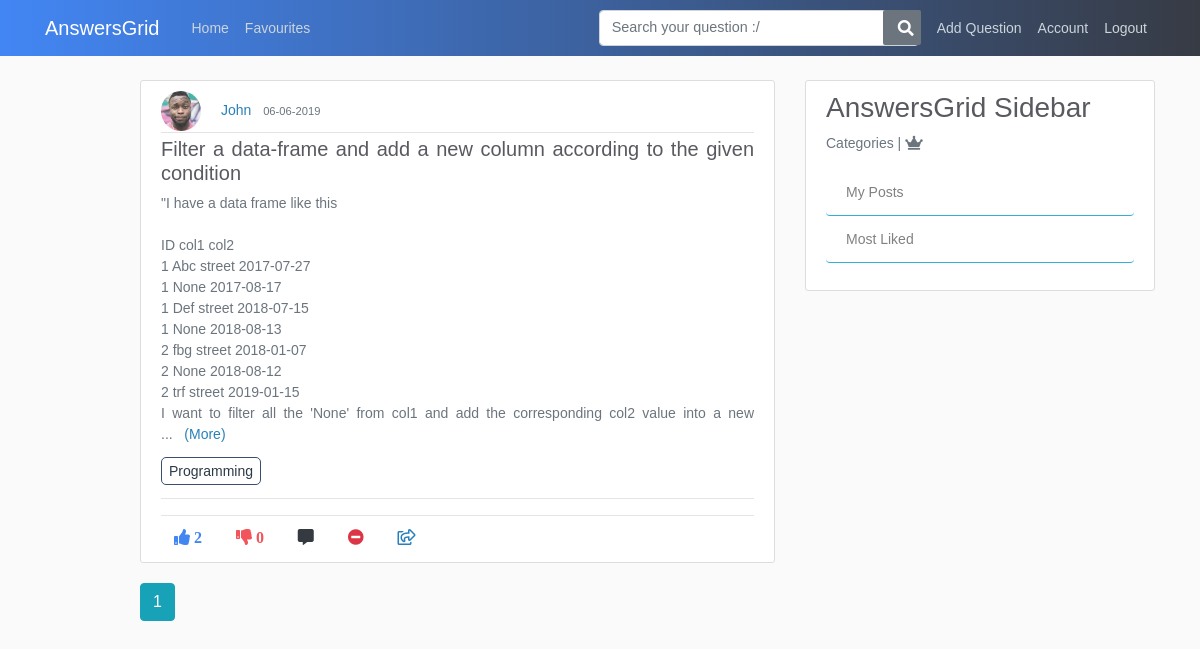
/favourite (signed in), run on the app's committed database.
### application/models.py (models this page shows, shortened)
class Favourite(db.Model):
    id = db.Column(db.Integer, primary_key=True)
    post_id = db.Column(db.Integer, db.ForeignKey('post.id'), nullable=False)
    user_id = db.Column(db.Integer, db.ForeignKey('user.id'), nullable=False)
    current_user_id = db.Column(db.Integer, nullable=False)
    title = db.Column(db.String(100), nullable=False)
    content = db.Column(db.Text, nullable=False)
    date_posted = db.Column(db.DateTime, nullable=False, default=datetime.utcnow)
    like_count = db.Column(db.Integer, nullable=False, default=0)
    dislike_count = db.Column(db.Integer, nullable=False, default=0)

class User(db.Model, UserMixin):
    id = db.Column(db.Integer, primary_key=True)
    username = db.Column(db.String(20), unique=True, nullable=False)
    email = db.Column(db.String(120), unique=True, nullable=False)
    image_file = db.Column(db.String(20), nullable=False, default='default.jpg')
    password = db.Column(db.String(60), nullable=False)
    posts = db.relationship('Post', backref='author', lazy=True)
    answers = db.relationship('Answer', backref="author", lazy=True)
    comments = db.relationship('Comment', backref='author', lazy=True)
    answercomments = db.relationship('AnswerComment', backref='author', lazy=True)
    favourites = db.relationship('Favourite', backref='author', lazy=True)

class tagposts(db.Model):
    id = db.Column(db.Integer, primary_key=True, nullable=False)
    post_id = db.Column(db.Integer, db.ForeignKey('post.id'), nullable=False)
    tag_id = db.Column(db.Integer, db.ForeignKey('tags.tag_id'), nullable=False)

class Tags(db.Model):
    tag_id = db.Column(db.Integer, primary_key=True, nullable=False)
    tag_title = db.Column(db.String,nullable=False)

### application/routes.py (the view)
@app.route("/favourite", methods=['GET', 'POST'])
def favourite():
    page = request.args.get('page',1,type=int)
    posts = Favourite.query.filter_by(current_user_id=current_user.id).order_by(Favourite.id.desc()).paginate(page=page, per_page=5)
    joinedTables = db.session.query(tagposts.post_id,tagposts.tag_id,Tags.tag_title,Post.title,Post.user_id,Post.like_count,Post.content,Post.id,Post.author,Post.date_posted,User.username,User.image_file, Favourite.post_id, Favourite.user_id).join(Tags).join(Post).join(User).join(Favourite).all()
    return render_template("favourite.html", posts=posts, joinedTables=joinedTables)

### application/models.py (called while the page is built)
@login_manager.user_loader
def load_user(user_id):
    return User.query.get(int(user_id))

### application/templates/favourite.html (shortened to what this page needs)
{% extends "layout.html" %}
{% block content %}
      {% for post in posts.items %}
        <article class="media content-section">
          <div class="media-body">
            <img class="rounded-circle article-img" src="{{ url_for('static', filename='profile_pics/' + post.author.image_file) }}">
            <a class="mr-2" href="{{ url_for('user_posts', username=post.author.username) }}">{{ post.author.username }}</a>
            <small class="text-muted">{{ post.date_posted.strftime('%d-%m-%Y') }}</small>
            <div class="article-metadata">
            </div>
            <h5 class="text-justify"><a class="article-title" href="{{ url_for('comment_post', post_id=post.post_id) }}">{{ post.title }}</a></h5>
            <p class="article-content more text-justify text-muted">{{ post.content}}</p>
            {% for tag in joinedTables %}
            {% if post.id == tag[0] %}
            <a class="article-content tag-style text-justify" href="{{ url_for('tags', tag_title=tag.tag_title) }}">{{ tag.tag_title }}</a>
            {% endif %}
            {% endfor %}<hr>
          <hr> <div class="footRow">
            {%  if current_user.is_authenticated %}
              <a><i class="fas fa-thumbs-up mr-1 btn upvote"id="/vote/{{post.post_id}}/{{current_user.id}}" onclick="contentDisp(this);">  {{ post.like_count }} </i></a>
              <a><i class="fas fa-thumbs-down mr-1 btn upvote" id="/downvote/{{post.post_id}}/{{current_user.id}}" onclick="contentDisp(this);" >  {{ post.dislike_count }} </i></a>
              <a href="{{url_for('comment_post', post_id=post.post_id)}}"><i class="fas fa-comment-alt mr-1 btn text-dark"></i></a>
              <a href="{{url_for('delete_favourites', post_id=post.post_id)}}"><i class="fas fa-minus-circle mr-1 btn text-danger"></i></a>
              <a class="a2a_dd" href="https://www.addtoany.com/share"><i class="far fa-share-square btn"></i></a>
            {% endif %}
           </div>
          </div>
        </article>
      {% endfor %}
    {% for page_num in posts.iter_pages(left_edge=1, right_edge=1, left_current=1, right_current=2) %}
      {% if page_num %}
        {% if posts.page == page_num %}
          <a class="btn btn-info mb-4" href="{{ url_for('favourite', page=page_num) }}">{{ page_num }}</a>
        {% else %}
          <a class="btn btn-outline-info mb-4" href="{{ url_for('favourite', page=page_num) }}">{{ page_num }}</a>
        {% endif %}
      {% else %}
      ...
      {% endif %}
    {% endfor %}
{% endblock content %}

### application/static/main.css (style rules this page uses)
body { background: #fafafa; color: #333333; margin-top: 5rem; }
h1, h2, h3, h4, h5, h6 { color: #444444; }
.content-section { background: #ffffff; padding: 10px 20px; border: 1px solid #dddddd; border-radius: 3px; margin-bottom: 20px; }
.article-title { color: #444444; }
.article-content { white-space: pre-line; }
.article-img { height: 40px; width: 40px; margin-right: 16px; }
.article-metadata { padding-bottom: 1px; margin-bottom: 4px; border-bottom: 1px solid #e3e3e3 }

### application/templates/layout.html (style rules this page uses)
body { color: #2e2626; margin-top: 5rem; font-size: 14px; font-weight: unset; line-height: 1.5; font-family: Arial; }
img { display: inline; }
.footRow { margin-top: -10px; }
.tag-style { margin-right: 3px; border: 1px solid #3a4e70; padding: 5px 7px; border-radius: 5px; color: #2C3A47 }
a { color: #2980b9; }
.fa-thumbs-up { color: #4286f4; }
.fa-thumbs-down { color: #f1545b }
.article-title { color: #595a60; }

### data on the page
Favourite: image_file (picture), author.username "John", date_posted "06-06-2019", title "Filter a data-frame and add a new column according to the given condition", content "\"I have a data frame like this ID col1 col2 1 Abc street 2017-07-27 1 None 2017-08-17 1 Def street 2018-07-15 1 None 2018-08-13 2 fbg street 2018-01-07 2 None 2018-08-12 2 trf street 2019-01-15 I want to filter all the 'None' from col1 and add the corresponding col2 value into a new", like_count "2", dislike_count "0"
tagposts: tag_title "Programming"

### other printed values
{{ page_num }} "1"
